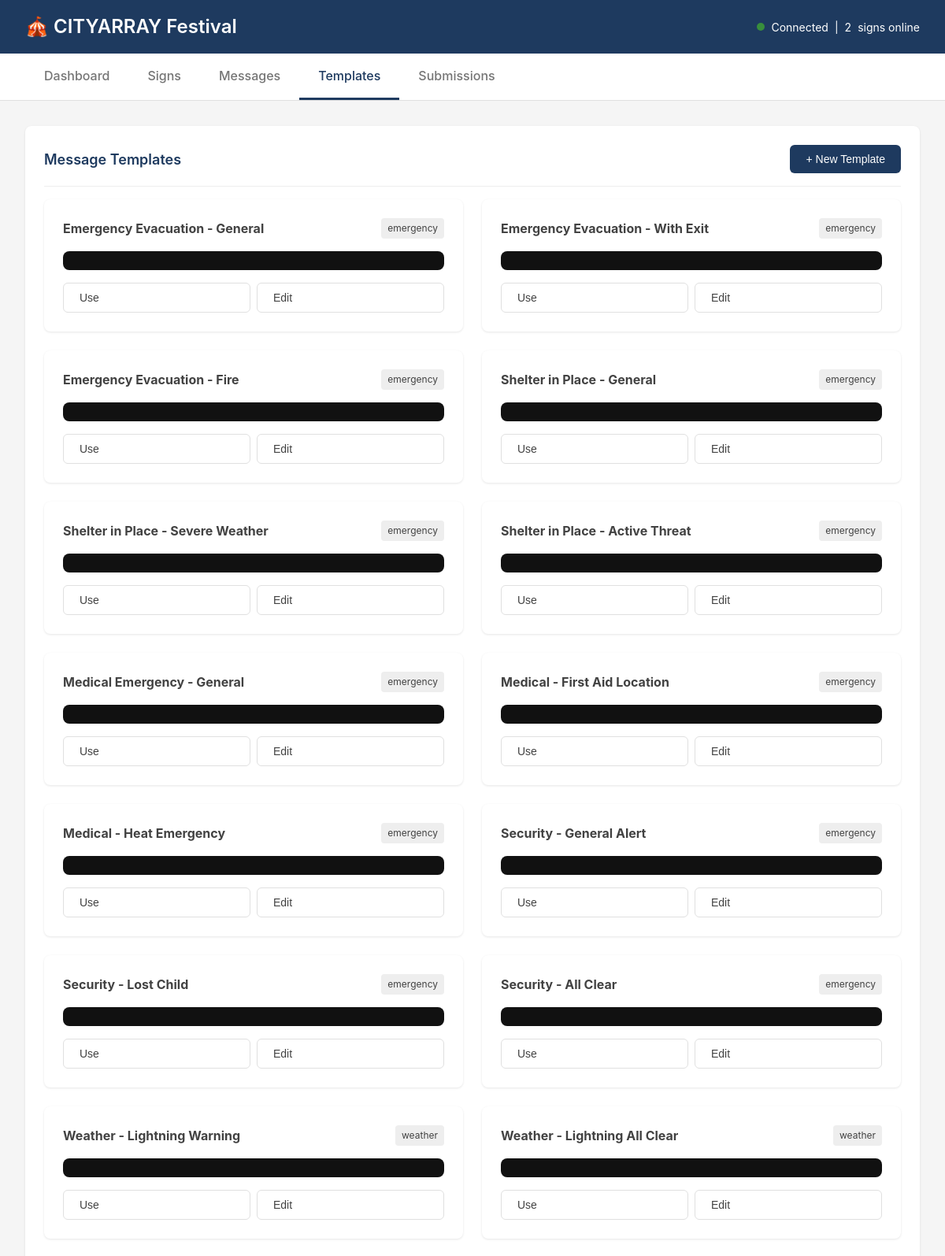
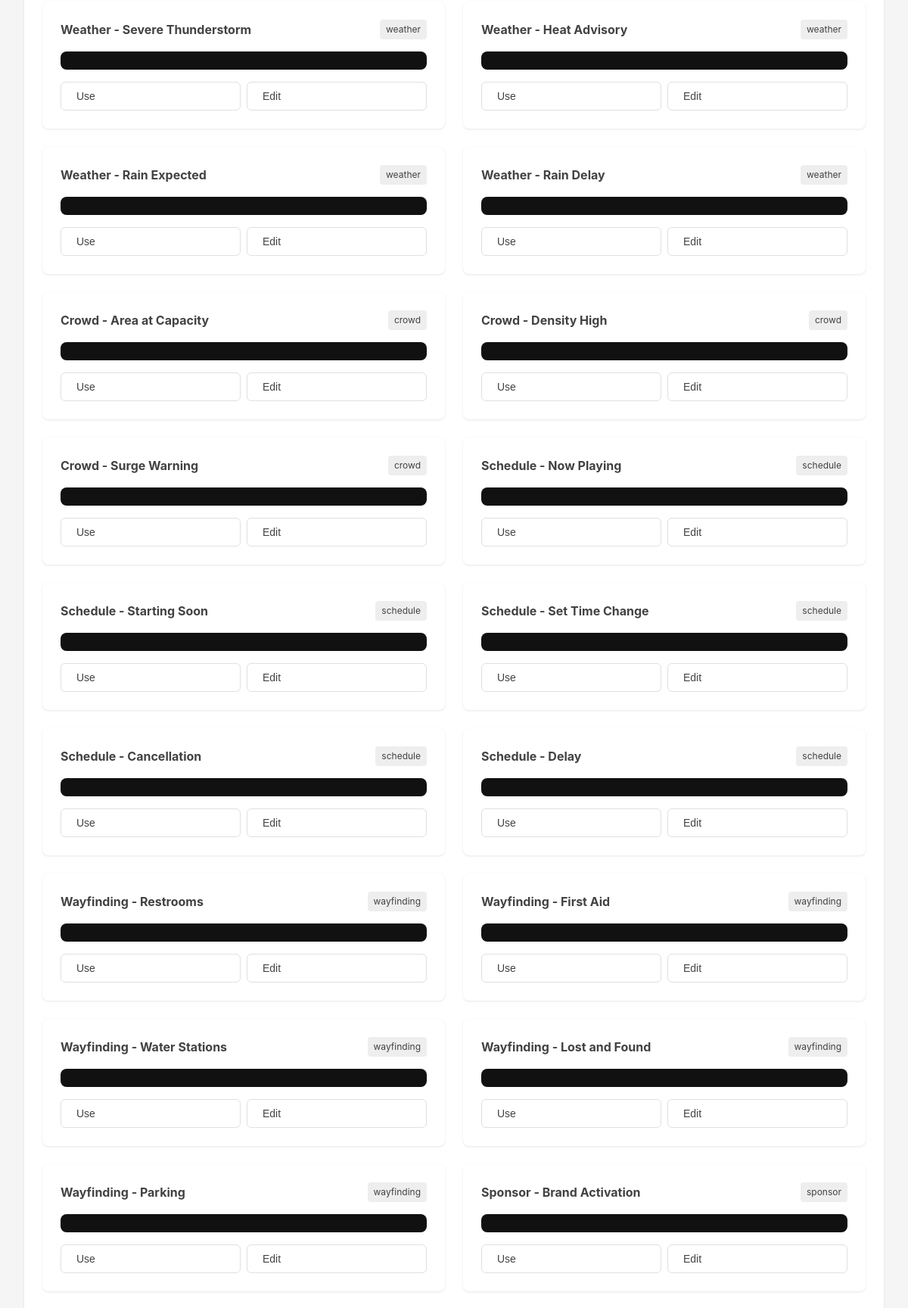
Page /templates (upper part) on the committed database (2 pictures, top to bottom).
### models.py (models this page shows, shortened)
class Template(Base):
    __tablename__ = "templates"
    id = Column(String(36), primary_key=True, default=generate_uuid)
    event_id = Column(String(36), ForeignKey("events.id"))
    name = Column(String(100), nullable=False)
    category = Column(String(50))  # emergency, weather, schedule, wayfinding, sponsor, attendee
    title = Column(String(255))
    body = Column(Text)
    footer = Column(String(255))
    background_color = Column(String(7), default="#FFFFFF")
    text_color = Column(String(7), default="#000000")
    icon = Column(String(50))  # Emoji or icon name
    audio_enabled = Column(Boolean, default=False)
    audio_message = Column(Text)
    audio_languages = Column(JSON, default=["en"])  # List of language codes
    priority = Column(Integer, default=10)
    variables = Column(JSON, default=list)  # ["weather_temp", "next_artist", etc.]
    created_at = Column(DateTime, default=datetime.utcnow)
    updated_at = Column(DateTime, default=datetime.utcnow, onupdate=datetime.utcnow)
    event = relationship("Event", back_populates="templates")

### app.py (the view)
@app.get("/templates")
async def templates_page(request: Request, db=Depends(get_db)):
    tpls = db.query(Template).all()
    stats = get_system_stats(db)
    return templates.TemplateResponse("templates.html", {
        "request": request,
        "active_page": "templates",
        "templates": [t.to_dict() for t in tpls],
        "stats": stats
    })

### templates/templates.html (shortened to what this page needs)
{% extends "base.html" %}
{% block content %}
<div class="card">
    <div class="card-header"><h2 class="card-title">Message Templates</h2><button class="btn btn-primary" onclick="openTemplateModal()">+ New Template</button></div>
    {% if templates %}
    <div class="grid grid-3">
        {% for tpl in templates %}
        <div class="card" style="margin: 0;">
            <div class="flex flex-between flex-center mb-1">
                <strong>{{ tpl.name }}</strong>
                <span style="font-size: 0.75rem; padding: 0.25rem 0.5rem; background: var(--gray-200); border-radius: 4px;">{{ tpl.category or 'general' }}</span>
            </div>
            <div class="message-preview" style="font-size: 0.875rem; padding: 0.75rem;">{{ tpl.content }}</div>
            <div class="flex gap-1 mt-2">
                <button class="btn btn-outline" onclick="useTemplate('{{ tpl.id }}')" style="flex: 1;">Use</button>
                <button class="btn btn-outline" onclick="editTemplate('{{ tpl.id }}')" style="flex: 1;">Edit</button>
            </div>
        </div>
        {% endfor %}
    </div>
    {% else %}
    <div style="text-align: center; padding: 3rem; color: var(--gray-600);"><p style="font-size: 2rem; margin-bottom: 1rem;">📝</p><p>No templates yet.</p></div>
    {% endif %}
</div>
{% endblock %}

### templates/base.html (style rules this page uses)
:root { --primary: #1E3A5F; --accent: #2E7D32; --danger: #D32F2F; --warning: #F57C00; --success: #388E3C; --gray-100: #F5F5F5; --gray-200: #EEEEEE; --gray-300: #E0E0E0; --gray-600: #757575; --gray-800: #424242; }
* { box-sizing: border-box; margin: 0; padding: 0; }
body { font-family: -apple-system, BlinkMacSystemFont, 'Segoe UI', Roboto, sans-serif; background: var(--gray-100); color: var(--gray-800); line-height: 1.5; }
.card { background: white; border-radius: 8px; box-shadow: 0 1px 3px rgba(0,0,0,0.1); padding: 1.5rem; margin-bottom: 1.5rem; }
.card-header { display: flex; justify-content: space-between; align-items: center; margin-bottom: 1rem; padding-bottom: 1rem; border-bottom: 1px solid var(--gray-200); }
.card-title { font-size: 1.125rem; font-weight: 600; color: var(--primary); }
.grid { display: grid; gap: 1.5rem; }
.grid-3 { grid-template-columns: repeat(3, 1fr); }
@media (max-width: 1200px) { .grid-3 { grid-template-columns: repeat(2, 1fr); } }
.btn { display: inline-flex; align-items: center; gap: 0.5rem; padding: 0.625rem 1.25rem; border-radius: 6px; font-weight: 500; font-size: 0.875rem; cursor: pointer; border: none; transition: all 0.2s; }
.btn-primary { background: var(--primary); color: white; }
.btn-outline { background: transparent; border: 1px solid var(--gray-300); color: var(--gray-800); }
.message-preview { background: #111; color: #0F0; font-family: 'Courier New', monospace; padding: 2rem; border-radius: 8px; text-align: center; font-size: 1.5rem; font-weight: bold; margin: 1rem 0; }
.flex { display: flex; }
.flex-between { justify-content: space-between; }
.flex-center { align-items: center; }
.gap-1 { gap: 0.5rem; }
.mb-1 { margin-bottom: 0.5rem; }
.mt-2 { margin-top: 1rem; }

### rows in the picture
Template: name "Emergency Evacuation - General", category "emergency"
Template: name "Emergency Evacuation - With Exit", category "emergency"
Template: name "Emergency Evacuation - Fire", category "emergency"
Template: name "Shelter in Place - General", category "emergency"
Template: name "Shelter in Place - Severe Weather", category "emergency"
Template: name "Shelter in Place - Active Threat", category "emergency"
Template: name "Medical Emergency - General", category "emergency"
Template: name "Medical - First Aid Location", category "emergency"
Template: name "Medical - Heat Emergency", category "emergency"
Template: name "Security - General Alert", category "emergency"
Template: name "Security - Lost Child", category "emergency"
Template: name "Security - All Clear", category "emergency"
Template: name "Weather - Lightning Warning", category "weather"
Template: name "Weather - Lightning All Clear", category "weather"
Template: name "Weather - Severe Thunderstorm", category "weather"
Template: name "Weather - Heat Advisory", category "weather"
Template: name "Weather - Rain Expected", category "weather"
Template: name "Weather - Rain Delay", category "weather"
Template: name "Crowd - Area at Capacity", category "crowd"
Template: name "Crowd - Density High", category "crowd"
Template: name "Crowd - Surge Warning", category "crowd"
Template: name "Schedule - Now Playing", category "schedule"
Template: name "Schedule - Starting Soon", category "schedule"
Template: name "Schedule - Set Time Change", category "schedule"
Template: name "Schedule - Cancellation", category "schedule"
Template: name "Schedule - Delay", category "schedule"
Template: name "Wayfinding - Restrooms", category "wayfinding"
Template: name "Wayfinding - First Aid", category "wayfinding"
Template: name "Wayfinding - Water Stations", category "wayfinding"
Template: name "Wayfinding - Lost and Found", category "wayfinding"
Template: name "Wayfinding - Parking", category "wayfinding"
Template: name "Sponsor - Brand Activation", category "sponsor"
